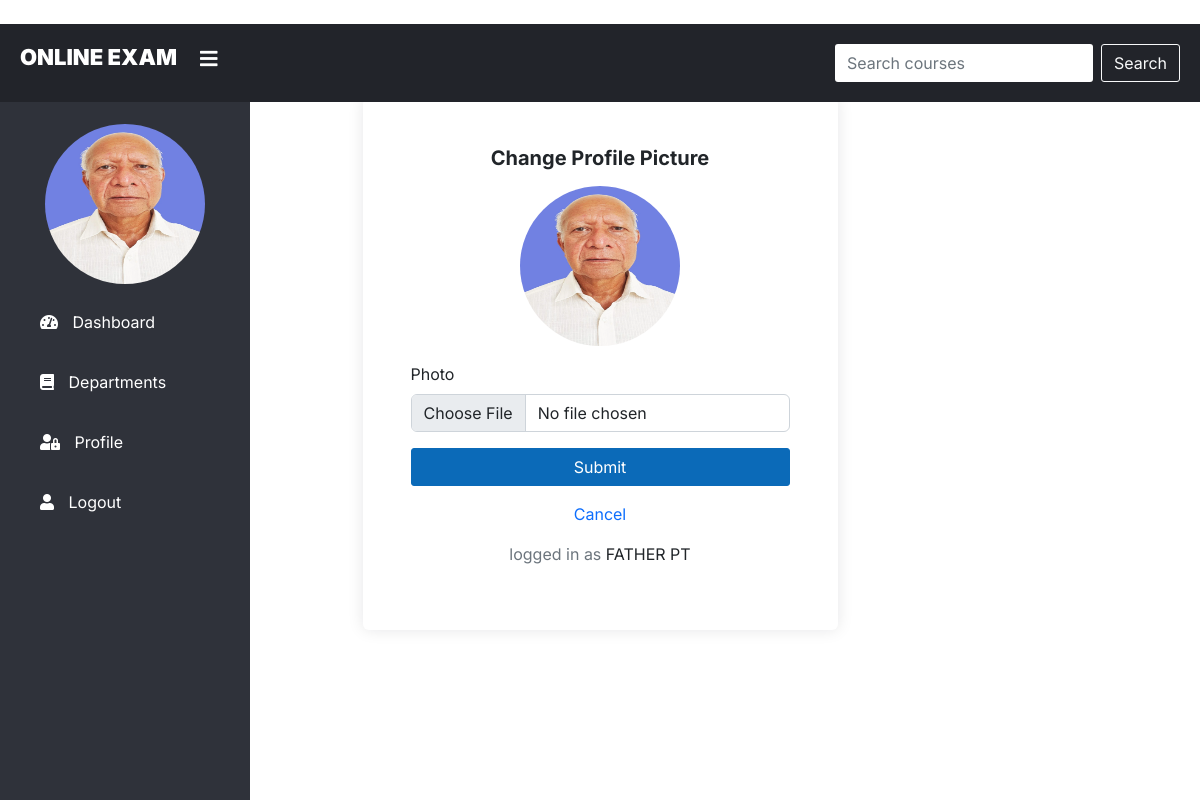
Page /changePhotoPrompt/ (signed in) on the committed database.
### main/models.py (models this page shows, shortened)
class Faculty(models.Model):
    faculty_id = models.AutoField(primary_key=True, editable=False)
    name = models.CharField(max_length=100, unique=True, null=False)
    email = models.EmailField(
        max_length=100,
        unique=True,
        null=True,
        blank=True,
        validators=[EmailValidator(message='Enter a valid email address.'), validate_custom_email]
    )
    password = models.CharField(max_length=255, null=False, validators=[MinLengthValidator(8), validate_custom_password])
    department = models.ForeignKey('Department', on_delete=models.CASCADE, null=False, related_name='faculty')
    role = models.CharField(default="Faculty", max_length=100, null=False, blank=True)
    photo = models.ImageField(upload_to='profile_pics', blank=True, null=False, default='profile_pics/default_faculty.png')
    class Meta:
        verbose_name_plural = 'Faculty'

### main/views.py (the view)
# urls.py: path('changePhotoPrompt/', views.changePhotoPrompt, name='changePhotoPrompt'),
def changePhotoPrompt(request):
    if request.session.get('student_id'):
        student = Student.objects.get(student_id=request.session['student_id'])
        return render(request, 'main/changePhoto.html', {'student': student})
    elif request.session.get('faculty_id'):
        faculty = Faculty.objects.get(faculty_id=request.session['faculty_id'])
        return render(request, 'main/changePhotoFaculty.html', {'faculty': faculty})
    else:
        return redirect('std_login')

### main/templates/main/changePhotoFaculty.html (shortened to what this page needs)
{% extends 'index2.html' %}
{% load static %}
{% block content %}
<!DOCTYPE html>
<html lang="en">
   <head>
      <link rel="stylesheet" href="{% static 'styles/bootstrap.min.css' %}">
      <link rel="stylesheet" href="{% static 'styles/style.css' %}">
   </head>
   <body>
      <div class="container">
         <div style="min-height:85vh" class="row justify-content-center align-items-center">
            <div class="col-lg-5 col-sm-12 p-5 rounded shadow">
               <form action="{% url 'changePhotoFaculty' %}" method="post" enctype="multipart/form-data">
                  <div class="text-center">
                     <h5 class="mb-3 fw-bold">Change Profile Picture</h5>
                  </div>
                  <div class="my-3 text-center">
                     <img src="/media/{{faculty.photo}}" alt="image" class="rounded-circle" style="height: 10rem ; width:10rem">
                  </div>
                  <div class="mb-3">
                     <label for="photo" class="form-label ">Photo</label>
                     <input type="file" class="form-control" id="photo" name="photo" required>
                  </div>
                  <div class="d-grid">
                     <button type="submit" class="btn btn-primary">Submit</button>
                  </div>
                  <div class="text-center mt-3">
                     <a href="{% url 'profile' faculty.faculty_id %}">Cancel</a>
                  </div>
               </form>
               <p class="text-center mt-3"> <span class="text-muted">logged in as</span>  {{faculty.name}}</p>
            </div>
         </div>
      </div>
   </body>
</html>
{% endblock %}

### templates/index2.html (shortened to what this page needs)
{% load static %}
<!DOCTYPE html>
<html lang="en">
<head>
    <link rel="stylesheet" href="{% static 'styles/bootstrap.min.css' %}">
    <link rel="stylesheet" href="{% static 'styles/style.css' %}">
    <link rel="stylesheet" href="https://cdnjs.cloudflare.com/ajax/libs/animate.css/4.1.1/animate.min.css"/>
<head>
    <link rel="stylesheet" href="https://cdnjs.cloudflare.com/ajax/libs/font-awesome/5.12.1/css/all.min.css">
  </head>
  <body>
    <header class="d-flex">
        <label for="check">
            <i style="left: 200px; margin-top: 5px;" class="fas fa-bars" id="sidebar_btn"></i>
        </label>
        <div class="left_area">
            <h3>Online Exam</h3>
        </div>
        <div class="right_area ml-auto d-flex align-items-center">
            <form class="d-flex" action="{% url 'search' %}" method="GET">
                <input id="searchIn" class="form-control me-2 searchbar" type="search" placeholder="Search courses" aria-label="Search" name="q">
                <button id="searchBtn" class="btn btn-outline-light" type="submit">Search</button>
            </form>
        </div>
    </header>
    <div class="sidebar">
        <center>
            <img src="/media/{{faculty.photo}}" class="rounded-circle" alt="image" style="height: 10rem ; width:10rem">
        </center>
        <a href="{% block courses %}{% endblock courses %}"><i class="fas fa-tachometer-alt"></i><span> Dashboard</span></a>
        <a href="/factdepartments"><i class="fas fa-book"></i><span> Departments</span></a>
        <a href="{% block profile %}{% endblock profile %}"><i class="fas fa-user-lock"></i><span> Profile</span></a>
        <a href="{% url 'std_logout' %}"><i class="fas fa-user"></i><span> Logout</span></a>
      </div>
    {% block content %}
    {% endblock %}
</body>
</html>

### static/styles/style.css (style rules this page uses)
* { font-family: "Inter", sans-serif; box-sizing: border-box; }
body { margin: 0; padding: 0; }
html { scroll-behavior: smooth; }
.btn { border-radius: 3px !important; }
.btn-primary { background-color: #0b6ab8 !important; border-color: #0b6ab8 !important; }
a { text-decoration: none !important; }
.container { margin-top: 1.5rem; }
.shadow { box-shadow: rgba(17, 17, 26, 0.1) 0px 0px 16px !important; }
.searchbar { border-radius: 3px; border: none !important; }

### templates/index2.html (style rules this page uses)
a:link { text-decoration: none; }
body { margin: 0; padding: 0; font-family: "Gill Sans", sans-serif;; }
header { position: fixed; background: #22242A; padding: 20px; width: 100%; z-index: 1; }
.left_area h3 { color: #fff; margin: 0px; text-transform: uppercase; font-size: 22px; font-weight: 900; }
.sidebar { background: #2f323a; margin-top: 70px; padding-top: 30px; position: fixed; left: 0; width: 250px; height: 100%; transition: 0.5s; transition-property: left; }
.sidebar a { color: #fff; display: block; width: 100%; line-height: 60px; text-decoration: none; padding-left: 40px; box-sizing: border-box; transition: 0.5s; }
.sidebar i { padding-right: 10px; }
label #sidebar_btn { z-index: 1; color: #fff; position: fixed; cursor: pointer; left: 300px; font-size: 20px; margin: 5px 0; transition: 0.5s; transition-property: color; }
.right_area { margin-left: auto; display: flex; align-items: center; }

### rows in the picture
Faculty: photo (picture), name "FATHER PT"
